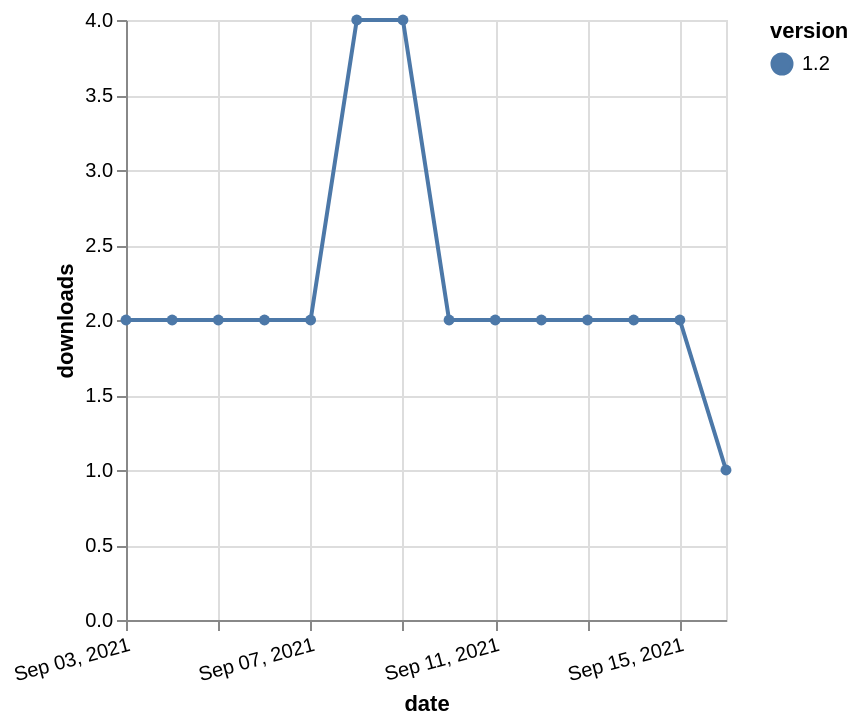

Write a Vega-Lite specification for this figure.
### Vega-Lite specification from a JSON file in a GitHub repository (floating-point values rounded to 4 significant figures)
{"$schema": "https://vega.github.io/schema/vega-lite/v5.json", "description": "A simple bar chart with embedded data.", "data": {"values": [{"date": "2021-09-03", "total": 3374, "delta": 2, "version": "1.2"}, {"date": "2021-09-04", "total": 3376, "delta": 2, "version": "1.2"}, {"date": "2021-09-05", "total": 3378, "delta": 2, "version": "1.2"}, {"date": "2021-09-06", "total": 3380, "delta": 2, "version": "1.2"}, {"date": "2021-09-07", "total": 3382, "delta": 2, "version": "1.2"}, {"date": "2021-09-08", "total": 3386, "delta": 4, "version": "1.2"}, {"date": "2021-09-09", "total": 3390, "delta": 4, "version": "1.2"}, {"date": "2021-09-10", "total": 3392, "delta": 2, "version": "1.2"}, {"date": "2021-09-11", "total": 3394, "delta": 2, "version": "1.2"}, {"date": "2021-09-12", "total": 3396, "delta": 2, "version": "1.2"}, {"date": "2021-09-13", "total": 3398, "delta": 2, "version": "1.2"}, {"date": "2021-09-14", "total": 3400, "delta": 2, "version": "1.2"}, {"date": "2021-09-15", "total": 3402, "delta": 2, "version": "1.2"}, {"date": "2021-09-16", "total": 3403, "delta": 1, "version": "1.2"}]}, "width": "container", "mark": {"type": "line", "point": {"filled": true}}, "encoding": {"x": {"field": "date", "type": "temporal", "timeUnit": "yearmonthdate", "title": "date", "axis": {"labelAngle": -15}}, "y": {"field": "delta", "type": "quantitative", "title": "downloads"}, "color": {"field": "version", "type": "nominal"}, "tooltip": {"field": "delta"}}}
